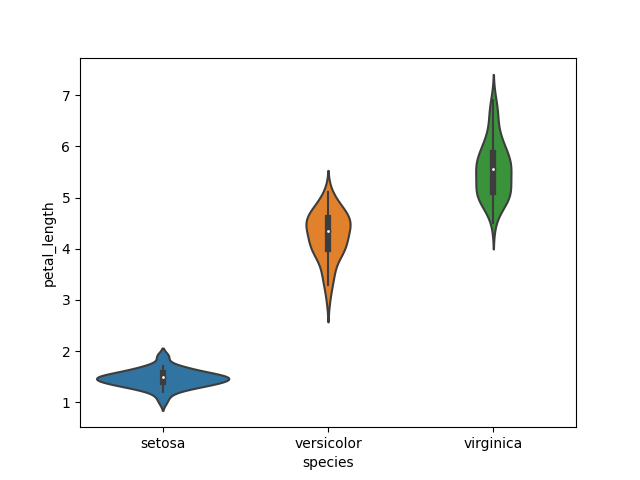

The script that saved this image:
import pandas as pd
import seaborn as sns
import matplotlib.pyplot as plt
import numpy as np

iris = pd.read_csv("iris.csv")

# violine plot combines benefit of PDF and boxplot
# by making densor regions of data fatter and sparser ones thinner in violin plot

sns.violinplot(x="species", y="petal_length", data=iris, size=8)
plt.savefig("1.3_violin_plot.png")
plt.show()

